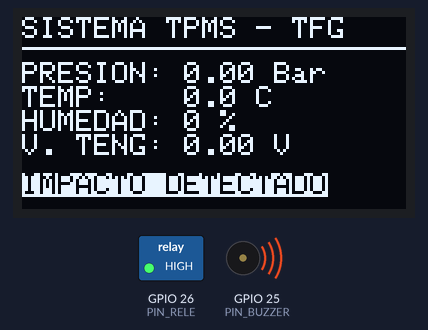
The program below on a simulated ESP32. On the bench: 128×64 one-colour display, switched loads named in the program (green lamp = pin HIGH), buzzer (waves = sounding). What the program prints to the serial monitor is not drawn.

Above: at 0.57 s.
At 2.1 s:
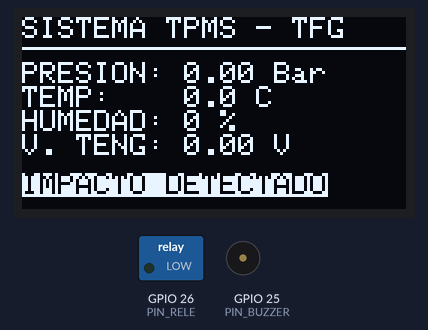
At 2.6 s:
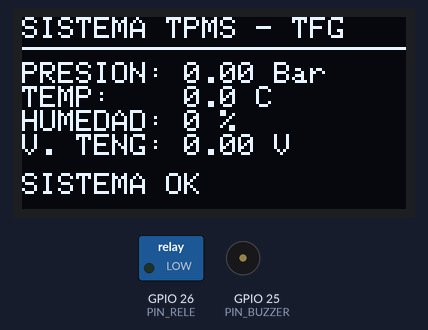
Timing chart, 0 to 4.1 s (numbered marks = the images above):
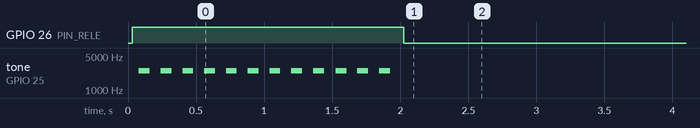

Measured:
- by itself, GPIO 26 (PIN_RELE): LOW → HIGH at 0.03 s, → LOW 2.0 s later
- by itself, tone on GPIO 25 (PIN_BUZZER): alternates 2500 Hz for 0.08 s and silent for 0.08 s, 24 changes in all, then stays silent

The program:

main.cpp
```cpp
#include <esp_now.h>
#include <WiFi.h>
#include <Wire.h>
#include <esp_wifi.h>
#include <Adafruit_GFX.h>
#include <Adafruit_SSD1306.h>

#define SCREEN_WIDTH 128
#define SCREEN_HEIGHT 64
Adafruit_SSD1306 display(SCREEN_WIDTH, SCREEN_HEIGHT, &Wire, -1);

#define PIN_BUZZER 25
#define PIN_RELE 26 // Pin para la baliza LTA-505

//Se declaran las variables globales
typedef struct datosSensores {
  int id;
  float pres;//Bar
  float temp;//ºC
  float hum;//%Humedad Relativa
  float volt;//Voltaje TENG (V)
} datosSensores;

volatile datosSensores datosRuedas[5];//Array de 5 para mapear los ids del 1 al 4 (puede haber hasta 4 neumaticos)

unsigned long t_Telemetria = 0;
unsigned long t_OLED = 0;
unsigned long t_Buzzer = 0;
bool estadoBuzzer = false;

const float UMBRAL_TENG = 1.50; // Umbral activacion alerta TENG, asegura que tiene que ser un golpe fuerte para que se active la alarma
unsigned long t_UltimoImpacto = 0;
const unsigned long TIEMPO_RETENCION = 2000; // 2 segundos de margen para ver la alarma visual/sonora

void OnDataRecv(const uint8_t * mac, const uint8_t *incomingData, int len) {
  datosSensores temp;
  memcpy(&temp, incomingData, sizeof(temp));

  // se filtran los IDs válidos por si entra ruido o paquetes corruptos
  if (temp.id >= 1 && temp.id <= 4) {
    datosRuedas[temp.id].id   = temp.id;
    datosRuedas[temp.id].pres = temp.pres;
    datosRuedas[temp.id].temp = temp.temp;
    datosRuedas[temp.id].hum  = temp.hum;
    datosRuedas[temp.id].volt = temp.volt;
  }
}

void setup() {
  Serial.begin(115200);

  //Relé de la baliza eempieza apagado
  pinMode(PIN_RELE, OUTPUT);
  digitalWrite(PIN_RELE, LOW);

  // Configuración del buzzer pasivo
  ledcAttachPin(PIN_BUZZER, 0);
  ledcWriteTone(0, 0);

  // Ojo con los cables I2C (SDA/SCL), si hacen mal contacto la pantalla no inicia
  if(!display.begin(SSD1306_SWITCHCAPVCC, 0x3C)) {
    Serial.println("Fallo al iniciar OLED. Revisa el cableado.");
    while(1);
  }

  Wire.setClock(400000); // Se sube la velocidad I2C para que el refresco no ralentice el bucle
  display.clearDisplay();
  display.setTextColor(WHITE);

  // Configuración ESP-NOW
  WiFi.mode(WIFI_STA);
  WiFi.disconnect();
  esp_wifi_set_promiscuous(true);
  esp_wifi_set_channel(1, WIFI_SECOND_CHAN_NONE);
  esp_wifi_set_promiscuous(false);

  if (esp_now_init() != ESP_OK) {
    Serial.println("Error iniciando ESP-NOW");
    return;
  }
  esp_now_register_recv_cb(OnDataRecv);
}

void loop() {
  unsigned long t_Actual = millis();

  //Se cogen los datos de la rueda
  float p = datosRuedas[1].pres;
  float t = datosRuedas[1].temp;
  float h = datosRuedas[1].hum;
  float v = datosRuedas[1].volt;

  //Se comprueban si los voltajes recibidos superan el umbral fijado al inicio
  if (abs(v) >= UMBRAL_TENG) {
    t_UltimoImpacto = t_Actual;
    // Serial.println("IMPACTO TENG DETECTADO");
  }

  bool alertaTENG = false;
  if (t_Actual - t_UltimoImpacto <= TIEMPO_RETENCION) {
    alertaTENG = true;
  }

  //Condición de presión (p > 0.1 evita que pite al arrancar antes de recibir el primer paquete)
  bool alertaPresBaja = false;
  bool alertaPresAlta = false;

  if (p > 0.1 && p < 2.00) {
    alertaPresBaja = true;
  }
  if (p > 2.30) {
    alertaPresAlta = true;
  }

  bool alertaPresion = false;
  if (alertaPresBaja || alertaPresAlta) {
    alertaPresion = true;
  }

  //Monitorizacion a 100 Hz para el Serial Studio
  if (t_Actual - t_Telemetria >= 10) {
    t_Telemetria = t_Actual;
    Serial.print("/*TPMS,");
    Serial.print(p); Serial.print(",");
    Serial.print(t); Serial.print(",");
    Serial.print(h); Serial.print(",");
    Serial.print(v, 3); Serial.print(",");

    //Alertas Serial Studio
    int valorAlerta = 0;
    if (alertaTENG) {
      valorAlerta = 100;
    } else if (alertaPresAlta) {
      valorAlerta = 75;
    } else if (alertaPresBaja) {
      valorAlerta = 50;
    }

    Serial.print(valorAlerta);
    Serial.println("*/");
  }

  //Refresco de la OLED a 2 Hz
  //(evitar parpadeos y cuello de botella)
  if (t_Actual - t_OLED >= 500) {
    t_OLED = t_Actual;
    display.clearDisplay();
    display.setCursor(0, 0);
    display.setTextSize(1);
    display.println("SISTEMA TPMS - TFG");
    display.drawLine(0, 10, 128, 10, WHITE);

    //Se pintan valores en la pantalla OLED
    display.setCursor(0, 15);
    display.print("PRESION: "); display.print(p); display.println(" Bar");
    display.print("TEMP:    "); display.print(t, 1); display.println(" C");
    display.print("HUMEDAD: "); display.print(h, 0); display.println(" %");
    display.print("V. TENG: "); display.print(v, 2); display.println(" V");

    //Mensajes de estado inferiores (se invierten los colores para que resalte más)
    display.setCursor(0, 52);
    if (alertaTENG) {
       display.setTextColor(BLACK, WHITE);
       display.print("IMPACTO DETECTADO");
       display.setTextColor(WHITE);
    } else if (alertaPresBaja) {
       display.setTextColor(BLACK, WHITE);
       display.print("ALERTA PRESION BAJA");
       display.setTextColor(WHITE);
    } else if (alertaPresAlta) {
       display.setTextColor(BLACK, WHITE);
       display.print("ALERTA PRESION ALTA");
       display.setTextColor(WHITE);
    } else {
       display.print("SISTEMA OK");
    }
    display.display();
  }

  //Lógica de actuadores (Relé + Buzzer)
  if (alertaTENG) {
    digitalWrite(PIN_RELE, HIGH); // Baliza fija si hay un impacto fuerte
    if (t_Actual - t_Buzzer >= 80) { // Pitido rapidísimo
      t_Buzzer = t_Actual;
      estadoBuzzer = !estadoBuzzer;
      if (estadoBuzzer) ledcWriteTone(0, 2500); else ledcWriteTone(0, 0);
    }
  }
  else if (alertaPresion) {
    //Presion baja = pita lento y grave;
    //Presion alta = pita rápido y agudo
    unsigned long intervalo = alertaPresBaja ? 500 : 150;
    if (t_Actual - t_Buzzer >= intervalo) {
      t_Buzzer = t_Actual;
      estadoBuzzer = !estadoBuzzer;
      if (estadoBuzzer) {
        ledcWriteTone(0, alertaPresBaja ? 400 : 1500);
        digitalWrite(PIN_RELE, HIGH);
      } else {
        ledcWriteTone(0, 0);
        digitalWrite(PIN_RELE, LOW);
      }
    }
  }
  else {
    //Si todo está correcto, se apagan todos los avisos
    digitalWrite(PIN_RELE, LOW);
    if (estadoBuzzer) {
      ledcWriteTone(0, 0);
      estadoBuzzer = false;
    }
  }
}
```
